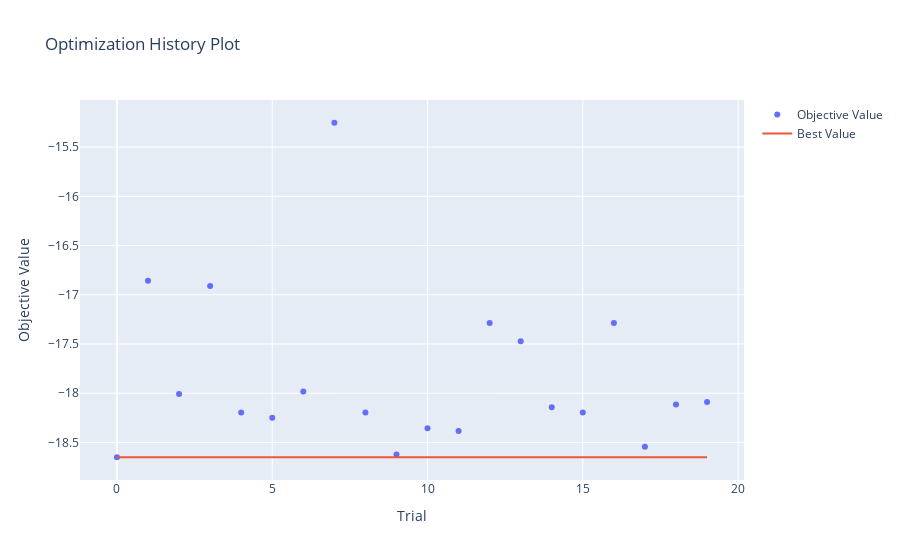

Notebook code cell kept with this figure:
### Markdown cell above
Above we can see the results of 20 trials in optuna (with the random seed fixed for reproducablility), the best results for each of the individual hyperparameters as well as the best / minimum value of our log loss function which we were aiming to minimise. The hyperparameters above were chosen by a series of trial and error, to see which combination of hyperparameters was able to improve the performance of the model the most. We will now visualise some of the statistics related to the hyperparameters.

### Code cell
# Plot Optimization History
optuna.visualization.plot_optimization_history(study)

### Figure 1 — Plotly figure (JSON) as saved in the notebook; plotly's stock layout.template omitted (floating-point values rounded to 4 significant figures)
{"data": [{"mode": "markers", "name": "Objective Value", "type": "scatter", "x": [0, 1, 2, 3, 4, 5, 6, 7, 8, 9, 10, 11, 12, 13, 14, 15, 16, 17, 18, 19], "y": [-18.65, -16.86, -18.01, -16.91, -18.2, -18.25, -17.98, -15.25, -18.2, -18.62, -18.36, -18.38, -17.29, -17.47, -18.14, -18.2, -17.29, -18.54, -18.12, -18.09]}, {"mode": "lines", "name": "Best Value", "type": "scatter", "x": [0, 1, 2, 3, 4, 5, 6, 7, 8, 9, 10, 11, 12, 13, 14, 15, 16, 17, 18, 19], "y": [-18.65, -18.65, -18.65, -18.65, -18.65, -18.65, -18.65, -18.65, -18.65, -18.65, -18.65, -18.65, -18.65, -18.65, -18.65, -18.65, -18.65, -18.65, -18.65, -18.65]}, {"marker": {"color": "#cccccc"}, "mode": "markers", "name": "Infeasible Trial", "showlegend": false, "type": "scatter", "x": [], "y": []}], "layout": {"title": {"text": "Optimization History Plot"}, "xaxis": {"title": {"text": "Trial"}}, "yaxis": {"title": {"text": "Objective Value"}}}}
